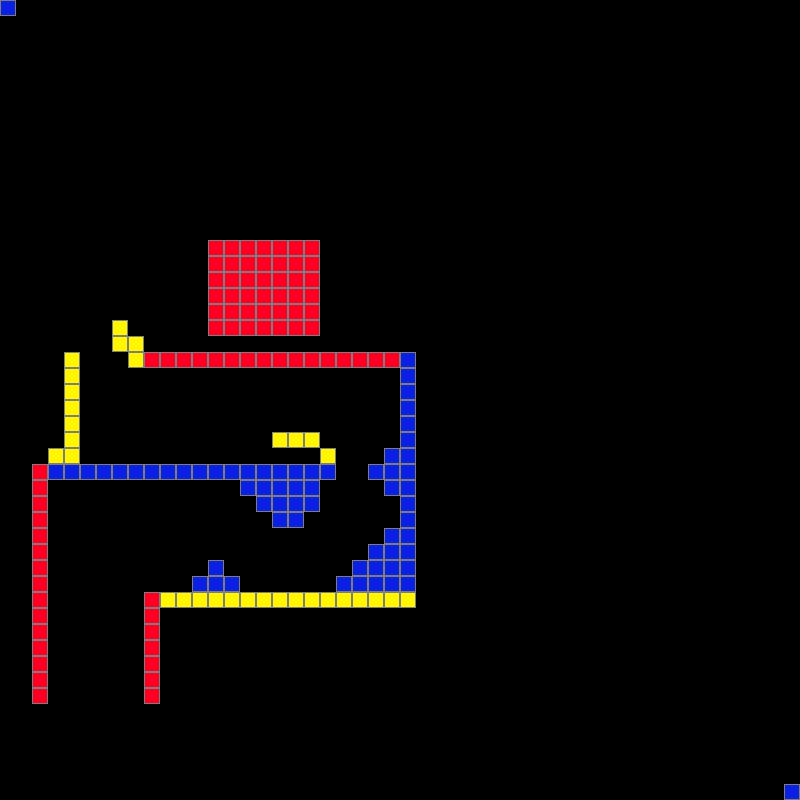

This is a level from a 2D game, rendered from its Tiled map with the project's own tilesets. A one-line summary and the map file follow, with tile-layer data summarised:
An orthogonal 50x50 tile map with 16x16 px tiles, 1 tile layer (Tile Layer 1) and 1 object.

<map version="1.0" orientation="orthogonal" width="50" height="50" tilewidth="16" tileheight="16">
 <tileset firstgid="1" name="Simple" tilewidth="16" tileheight="16">
  <image source="simpleAtlas.png" width="128" height="128" />
 </tileset>
 <layer name="Tile Layer 1" width="50" height="50">
  <data>[2500 cells, 176 non-empty, 3 distinct tile ids]</data>
 </layer>
 <objectgroup name="Object Layer 1" width="50" height="50">
  <object x="96" y="704">
   <polyline points="0,0 0,-16 0,-32 0,-48 0,-64 0,-80 0,-96 0,-112 0,-128 0,-144 16,-160 32,-160 48,-160 64,-160 80,-160 96,-160 112,-160 128,-160 144,-160 160,-160 176,-160 192,-160 208,-160 224,-160 240,-160 256,-176 256,-192 256,-208 256,-224 256,-240 256,-256 256,-272 240,-288 224,-288 208,-288 192,-288 176,-288 160,-288 144,-288 128,-288 112,-288 96,-288 80,-288 64,-288 48,-288 32,-288 16,-288 0,-304 0,-320 0,-336 0,-352 0,-368 0,-384 0,-400 16,-416 32,-416 48,-416 64,-416 80,-416 96,-416 128,-416 176,-416 240,-416 256,-416" />
  </object>
 </objectgroup>
</map>
